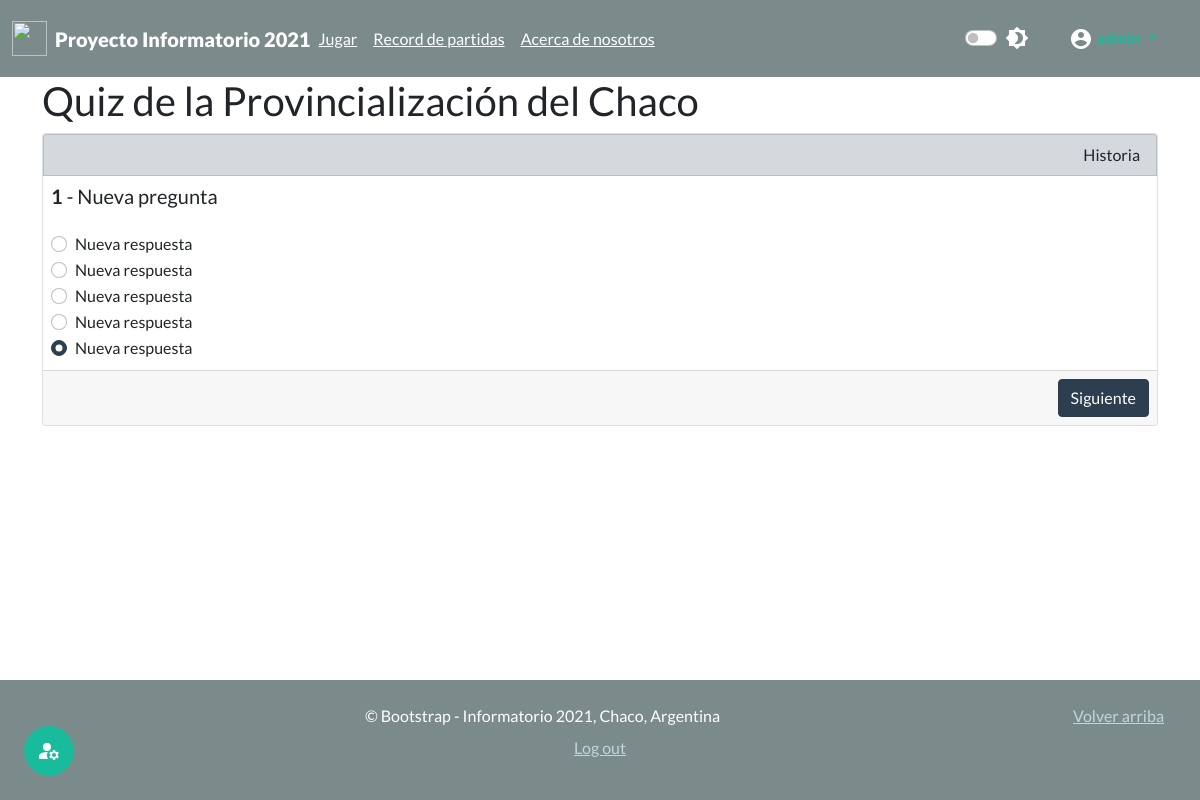
The app's page /partida/jugar/ (signed in) with its own data.
### juego_chaco/models.py (models this page shows, shortened)
class Pregunta(models.Model):
    autor = models.ForeignKey(User, on_delete=models.CASCADE) #modificar mas adelante
    pregunta = models.CharField(max_length=500)
    clasificacion = models.CharField(max_length=30,choices=Clasificacion.choices,default=Clasificacion.GEOGRAFIA,)
    fecha_creacion = models.DateTimeField(auto_now_add=True, editable=False)
    fecha_modificacion = models.DateTimeField(auto_now=True)

class Respuesta(models.Model):
    id_pregunta=models.ForeignKey(Pregunta, on_delete=models.CASCADE)
    es_correcta=models.BooleanField(default=False)
    respuesta=models.CharField(max_length=500)

### juego_chaco/views.py (the view, shortened to what this page needs)
# urls.py: path('jugar/',views.jugar,name="jugar"),
@login_required(login_url="login")
def jugar(request,cant=0,temas=0):
    cant = request.GET.get('level', 0)
    temas = request.GET.get('temas', 0)
    lista_respuestas=generar_cuestionario((5+int(cant)),temas) #generar un cuestionario con 5 preguntas
    if lista_respuestas == "ERROR":
        messages.add_message(request, messages.ERROR, 'No hay suficientes preguntas, pruebe otra configuración.')
        return redirect("/partida/nuevo/") #regresa la direccion con 'next'
    context={"juego":lista_respuestas}
    return render(request,'juego/jugar.html',context)

### juego_chaco/views.py (called while the page is built)
def generar_cuestionario(cantidad,temas):
    if temas: #si se definieron temas
        temas=temas.split('!')[0:-1]
        random_preguntas=Pregunta.objects.filter(clasificacion__in=temas).order_by('?')[:cantidad]
    else: #si no se definieron temas
        random_preguntas=Pregunta.objects.order_by('?')[:cantidad]
    if len(random_preguntas)<cantidad:
        return "ERROR"
    lista_respuestas={}
    numero_pregunta=1 #siempre habrá una pregunta como mínimo
    for i in random_preguntas:
        i_respuestas=Respuesta.objects.filter(id_pregunta=i.pk).order_by('?')
        lista_respuestas[i]=[numero_pregunta,i_respuestas,nombre_clasificaciones[i.clasificacion]]
        numero_pregunta+=1
    return lista_respuestas

### templates/juego/jugar.html (shortened to what this page needs)
{% extends 'base.html' %}
{% load static %}
{% block content %}
<div class="container">
    <h5 class="display-6"><b>Quiz de la Provincialización del Chaco</b></h5>
    <form name="myForm" method="POST">
        <div class="container">
            {% for i,j in juego.items %}
            <div class="row">
                <div class="mi-separador card h-100 pregunta p-0" id="{{j.0}}">
                    <li class="list-group-item list-group-item-primary text-right">{{j.2}}</li>
                    <h5 class="card-title p-2"><b>{{j.0}}</b> - {{i.pregunta}}</h5>
                    <div class="card-body p-2">
                    {% for r in j.1%}
                    <div class="form-check">
                        <input required class="form-check-input" checked="checked" type="radio" name="RadioRespuesta_{{j.0}}" id="RespuestaInput_{{r.pk}}" value="{{r.pk}}" >
                        <label class="form-check-label" for="RespuestaInput_{{r.pk}}">{{r.respuesta}}</label>
                    </div>
                    {% endfor %}
                    </div>
                    <div class="card-footer text-right p-2" style="margin-top: auto;">
                        <button type="button" class="btn btn-dark prev">Anterior</button> <button type="button" class="btn btn-primary next">Siguiente</button>
                    </div>
                </div>
            </div>
            {% endfor %}
        </div>
    </form>
</div>
{% endblock  %}

### Proyecto_InfoCh2021/static/css/main.css (style rules this page uses)
.text-right { text-align:right!important }

### records on screen
Pregunta: clasificacion "Historia", j "1", pregunta "Nueva pregunta"
Respuesta: respuesta "Nueva respuesta"
Respuesta: respuesta "Nueva respuesta"
Respuesta: respuesta "Nueva respuesta"
Respuesta: respuesta "Nueva respuesta"
Respuesta: respuesta "Nueva respuesta"
